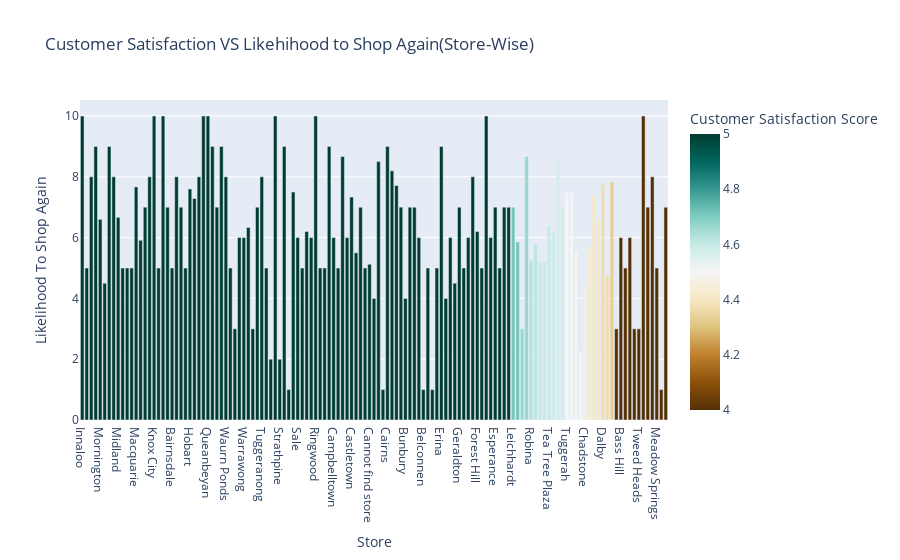

The notebook cell saved with this chart:
### Markdown cell above
## What does the plot say?
### From the plot, seems like most stores have Likelihood score of 5 and above, even though the customer satisfaction score is low.

### Code cell
px.bar(branch_likelihood_cs, x = 'Store', color = 'Customer Satisfaction Score', y= 'Likelihood To Shop Again', title= "Customer Satisfaction VS Likehihood to Shop Again(Store-Wise)", color_continuous_scale=px.colors.diverging.BrBG)

### Figure 1 — Plotly figure (JSON) as saved in the notebook; plotly's stock layout.template omitted (floating-point values rounded to 4 significant figures; data arrays with more than 128 entries replaced by an {"elided": "..."} marker saying what was removed)
{"data": [{"alignmentgroup": "True", "hovertemplate": "Store=%{x}<br>Likelihood To Shop Again=%{y}<br>Customer Satisfaction Score=%{marker.color}<extra></extra>", "legendgroup": "", "marker": {"color": {"elided": "131 float values"}, "coloraxis": "coloraxis", "pattern": {"shape": ""}}, "name": "", "offsetgroup": "", "orientation": "v", "showlegend": false, "textposition": "auto", "type": "bar", "x": {"elided": "131 str values"}, "xaxis": "x", "y": {"elided": "131 float values"}, "yaxis": "y"}], "layout": {"barmode": "relative", "coloraxis": {"colorbar": {"title": {"text": "Customer Satisfaction Score"}}, "colorscale": [[0, "rgb(84,48,5)"], [0.1, "rgb(140,81,10)"], [0.2, "rgb(191,129,45)"], [0.3, "rgb(223,194,125)"], [0.4, "rgb(246,232,195)"], [0.5, "rgb(245,245,245)"], [0.6, "rgb(199,234,229)"], [0.7, "rgb(128,205,193)"], [0.8, "rgb(53,151,143)"], [0.9, "rgb(1,102,94)"], [1, "rgb(0,60,48)"]]}, "legend": {"tracegroupgap": 0}, "title": {"text": "Customer Satisfaction VS Likehihood to Shop Again(Store-Wise)"}, "xaxis": {"anchor": "y", "domain": [0, 1], "title": {"text": "Store"}}, "yaxis": {"anchor": "x", "domain": [0, 1], "title": {"text": "Likelihood To Shop Again"}}}}
